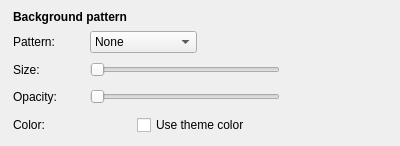
                <widget class="QWidget" name="backgroundPatternGroup" native="true">
                 <property name="accessibleName">
                  <string notr="true">SGroup</string>
                 </property>
                 <layout class="QVBoxLayout" name="backgroundPatternLayout">
                  <property name="spacing">
                   <number>7</number>
                  </property>
                  <property name="leftMargin">
                   <number>13</number>
                  </property>
                  <property name="topMargin">
                   <number>10</number>
                  </property>
                  <property name="rightMargin">
                   <number>13</number>
                  </property>
                  <property name="bottomMargin">
                   <number>10</number>
                  </property>
                  <item>
                   <widget class="QLabel" name="patternHeaderLabel">
                    <property name="font">
                     <font>
                      <bold>true</bold>
                     </font>
                    </property>
                    <property name="text">
                     <string>Background pattern</string>
                    </property>
                   </widget>
                  </item>
                  <item>
                   <layout class="QHBoxLayout" name="patternTypeRow">
                    <property name="topMargin">
                     <number>0</number>
                    </property>
                    <item>
                     <widget class="QLabel" name="patternTypeLabel">
                      <property name="minimumSize">
                       <size>
                        <width>70</width>
                        <height>0</height>
                       </size>
                      </property>
                      <property name="text">
                       <string>Pattern:</string>
                      </property>
                     </widget>
                    </item>
                    <item>
                     <widget class="QComboBox" name="patternComboBox">
                      <item>
                       <property name="text">
                        <string>None</string>
                       </property>
                      </item>
                      <item>
                       <property name="text">
                        <string>Grid</string>
                       </property>
                      </item>
                      <item>
                       <property name="text">
                        <string>Stripes</string>
                       </property>
                      </item>
                      <item>
                       <property name="text">
                        <string>Checkerboard</string>
                       </property>
                      </item>
                     </widget>
                    </item>
                    <item>
                     <spacer name="patternTypeRowSpacer">
                      <property name="orientation">
                       <enum>Qt::Horizontal</enum>
                      </property>
                      <property name="sizeHint" stdset="0">
                       <size>
                        <width>40</width>
                        <height>20</height>
                       </size>
                      </property>
                     </spacer>
                    </item>
                   </layout>
                  </item>
                  <item>
                   <layout class="QHBoxLayout" name="patternSizeRow">
                    <property name="topMargin">
                     <number>0</number>
                    </property>
                    <item>
                     <widget class="QLabel" name="patternSizeLabelText">
                      <property name="minimumSize">
                       <size>
                        <width>70</width>
                        <height>0</height>
                       </size>
                      </property>
                      <property name="text">
                       <string>Size:</string>
                      </property>
                     </widget>
                    </item>
                    <item>
                     <widget class="QSlider" name="patternSizeSlider">
                      <property name="minimumSize">
                       <size>
                        <width>190</width>
                        <height>10</height>
                       </size>
                      </property>
                      <property name="minimum">
                       <number>8</number>
                      </property>
                      <property name="maximum">
                       <number>128</number>
                      </property>
                      <property name="orientation">
                       <enum>Qt::Horizontal</enum>
                      </property>
                     </widget>
                    </item>
                    <item>
                     <widget class="QLabel" name="patternSizeValueLabel">
                      <property name="minimumSize">
                       <size>
                        <width>60</width>
                        <height>0</height>
                       </size>
                      </property>
                      <property name="text">
                       <string notr="true"/>
                      </property>
                     </widget>
                    </item>
                    <item>
                     <spacer name="patternSizeRowSpacer">
                      <property name="orientation">
                       <enum>Qt::Horizontal</enum>
                      </property>
                      <property name="sizeHint" stdset="0">
                       <size>
                        <width>40</width>
                        <height>20</height>
                       </size>
                      </property>
                     </spacer>
                    </item>
                   </layout>
                  </item>
                  <item>
                   <layout class="QHBoxLayout" name="patternOpacityRow">
                    <property name="topMargin">
                     <number>0</number>
                    </property>
                    <item>
                     <widget class="QLabel" name="patternOpacityLabelText">
                      <property name="minimumSize">
                       <size>
                        <width>70</width>
                        <height>0</height>
                       </size>
                      </property>
                      <property name="text">
                       <string>Opacity:</string>
                      </property>
                     </widget>
                    </item>
                    <item>
                     <widget class="QSlider" name="patternOpacitySlider">
                      <property name="minimumSize">
                       <size>
                        <width>190</width>
                        <height>10</height>
                       </size>
                      </property>
                      <property name="minimum">
                       <number>1</number>
                      </property>
                      <property name="maximum">
                       <number>100</number>
                      </property>
                      <property name="orientation">
                       <enum>Qt::Horizontal</enum>
                      </property>
                     </widget>
                    </item>
                    <item>
                     <widget class="QLabel" name="patternOpacityValueLabel">
                      <property name="minimumSize">
                       <size>
                        <width>60</width>
                        <height>0</height>
                       </size>
                      </property>
                      <property name="text">
                       <string notr="true"/>
                      </property>
                     </widget>
                    </item>
                    <item>
                     <spacer name="patternOpacityRowSpacer">
                      <property name="orientation">
                       <enum>Qt::Horizontal</enum>
                      </property>
                      <property name="sizeHint" stdset="0">
                       <size>
                        <width>40</width>
                        <height>20</height>
                       </size>
                      </property>
                     </spacer>
                    </item>
                   </layout>
                  </item>
                  <item>
                   <layout class="QHBoxLayout" name="patternColorRow">
                    <property name="topMargin">
                     <number>0</number>
                    </property>
                    <item>
                     <widget class="QLabel" name="patternColorLabelText">
                      <property name="minimumSize">
                       <size>
                        <width>70</width>
                        <height>0</height>
                       </size>
                      </property>
                      <property name="text">
                       <string>Color:</string>
                      </property>
                     </widget>
                    </item>
                    <item>
                     <widget class="ColorSelectorButton" name="patternColorButton">
                      <property name="sizePolicy">
                       <sizepolicy hsizetype="Fixed" vsizetype="Fixed">
                        <horstretch>0</horstretch>
                        <verstretch>0</verstretch>
                       </sizepolicy>
                      </property>
                      <property name="minimumSize">
                       <size>
                        <width>40</width>
                        <height>22</height>
                       </size>
                      </property>
                      <property name="cursor">
                       <cursorShape>PointingHandCursor</cursorShape>
                      </property>
                      <property name="text">
                       <string notr="true"/>
                      </property>
                     </widget>
                    </item>
                    <item>
                     <widget class="QCheckBox" name="patternAutoColorCheckBox">
                      <property name="text">
                       <string>Use theme color</string>
                      </property>
                     </widget>
                    </item>
                    <item>
                     <spacer name="patternColorRowSpacer">
                      <property name="orientation">
                       <enum>Qt::Horizontal</enum>
                      </property>
                      <property name="sizeHint" stdset="0">
                       <size>
                        <width>40</width>
                        <height>20</height>
                       </size>
                      </property>
                     </spacer>
                    </item>
                   </layout>
                  </item>
                 </layout>
                </widget>
